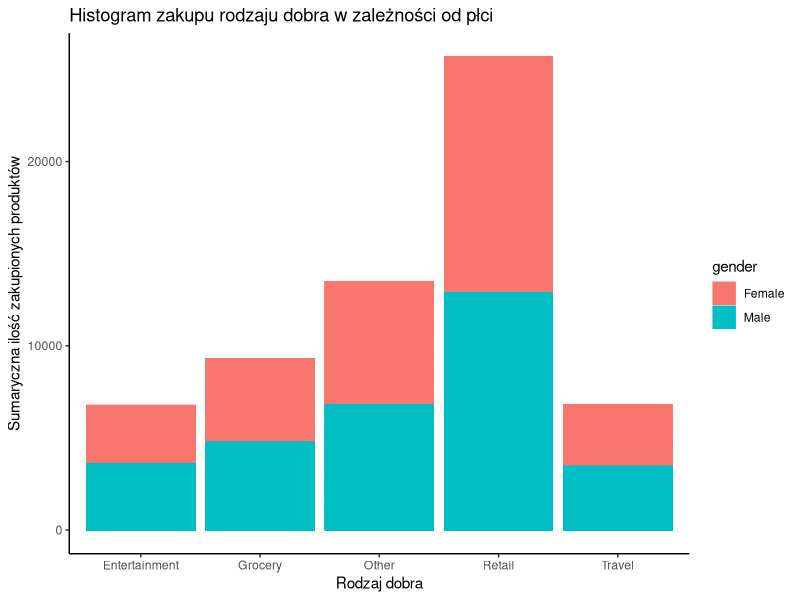
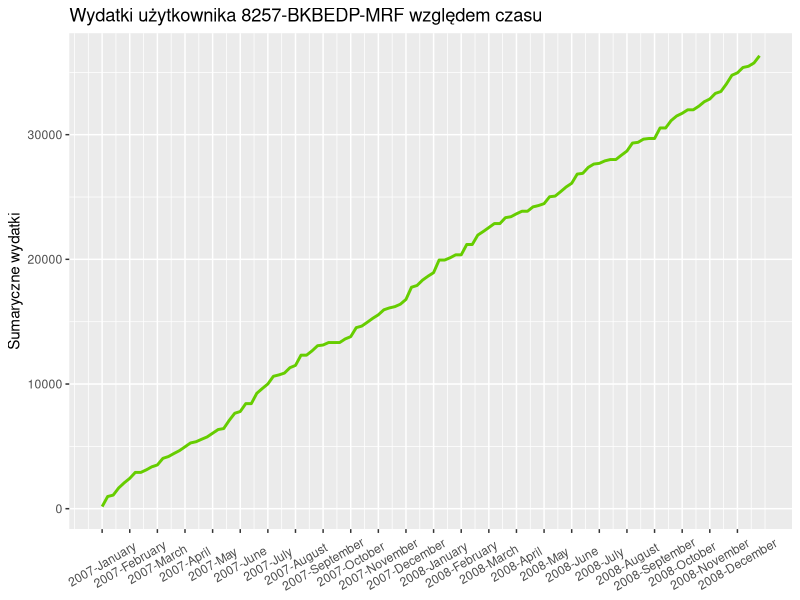
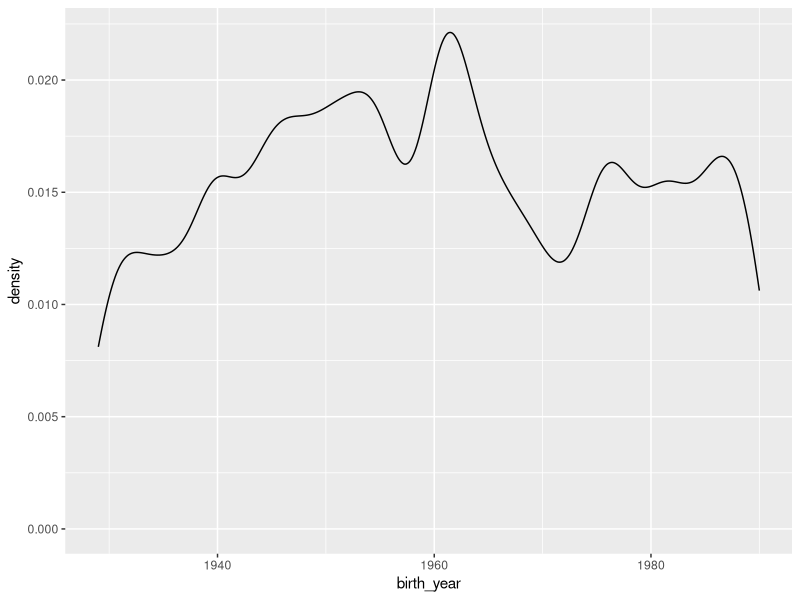
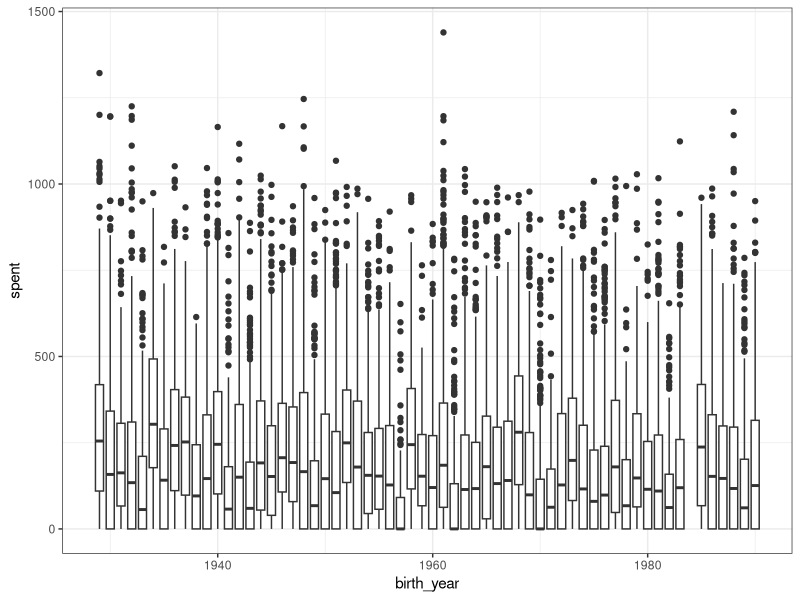

Write the R code that produced these figures, in order.
## ---- chunk 1
library(ggplot2)
library(readr)
library(dplyr)
## ---- chunk 2
data <- read.csv2("credit_card.xls");
data
## ---- chunk 3
frame <- data.frame(
  items_summary=unclass(summary(data$items)),
  spent_summary=unclass(summary(data$spent))
  )
frame
## ---- chunk 4
ggplot() + 
  geom_bar(
    data=data, 
    aes(x=type_trans, y=items, color=gender, fill=gender), 
    stat="identity"
    ) +
  labs(
    title="Histogram zakupu rodzaju dobra w zależności od płci",
    x="Rodzaj dobra",
    y="Sumaryczna ilość zakupionych produktów"
    ) +
  theme_classic()
## ---- chunk 5
# Filtrujemy wysztkie dane pierwszego użytkownika
user_data <- data[data$custid == "8257-BKBEDP-MRF",]

month_numeric <- c("January", "February", "March", "April","May", "June", "July", "August", "September", "October", "November", "December" )

# Zamiana miesiąca z słowa na liczbe np. January=1
month <- match(user_data$month, month_numeric)

user_date_spent = data.frame(
  year = user_data$year,
  month = month,
  spent = user_data$spent
  )

# Sortowanie po roku i miesiącu
sorted_user <- user_date_spent[order(user_date_spent$year, user_date_spent$month),]
# Sumaryczny wektor 
sorted_user$spent <- cumsum(sorted_user$spent)
data_length = length(sorted_user$spent)

ggplot() +
  geom_line(
    data=sorted_user, 
    aes(x = seq(from=1, to=data_length), y = spent),
    color = "chartreuse3",
    linewidth = 1
    ) + 
  scale_x_continuous(
    breaks= seq(from=1, to=data_length, by=5), 
    labels=c(paste(rep(2007, 12), month_numeric, sep="-"), paste(rep(2008, 12), month_numeric, sep="-"))
    ) +
  labs(
    title = "Wydatki użytkownika 8257-BKBEDP-MRF względem czasu",
    x = NULL,
    y = "Sumaryczne wydatki"
  ) +
  theme(axis.text.x = element_text(angle = 30, hjust = 0.5, vjust = 0.5))

## ---- chunk 6
# TODO: poprawić
ggplot() +
  geom_density(data=data, aes(x=birth_year))

## ---- chunk 7
user_data = 
  data.frame(year=data$birth_year, spent=data$spent) %>%
  group_by(year) %>% 
  summarize(
    total_spent=sum(spent),
    q1 = quantile(spent, 0.25),
    median = median(spent),
    q3 = quantile(spent, 0.75),
    lower_whisker = max(min(spent), q1 - 1.5 * IQR(spent)),
    upper_whisker = min(max(spent), q3 + 1.5 * IQR(spent)),
    mean = mean(spent),
    sd = sd(spent)
  )

user_data
## ---- chunk 8
ggplot() +
  geom_boxplot(data=data, aes(x=birth_year, y=spent, group=birth_year)) +
  theme_bw()
## ---- chunk 9

